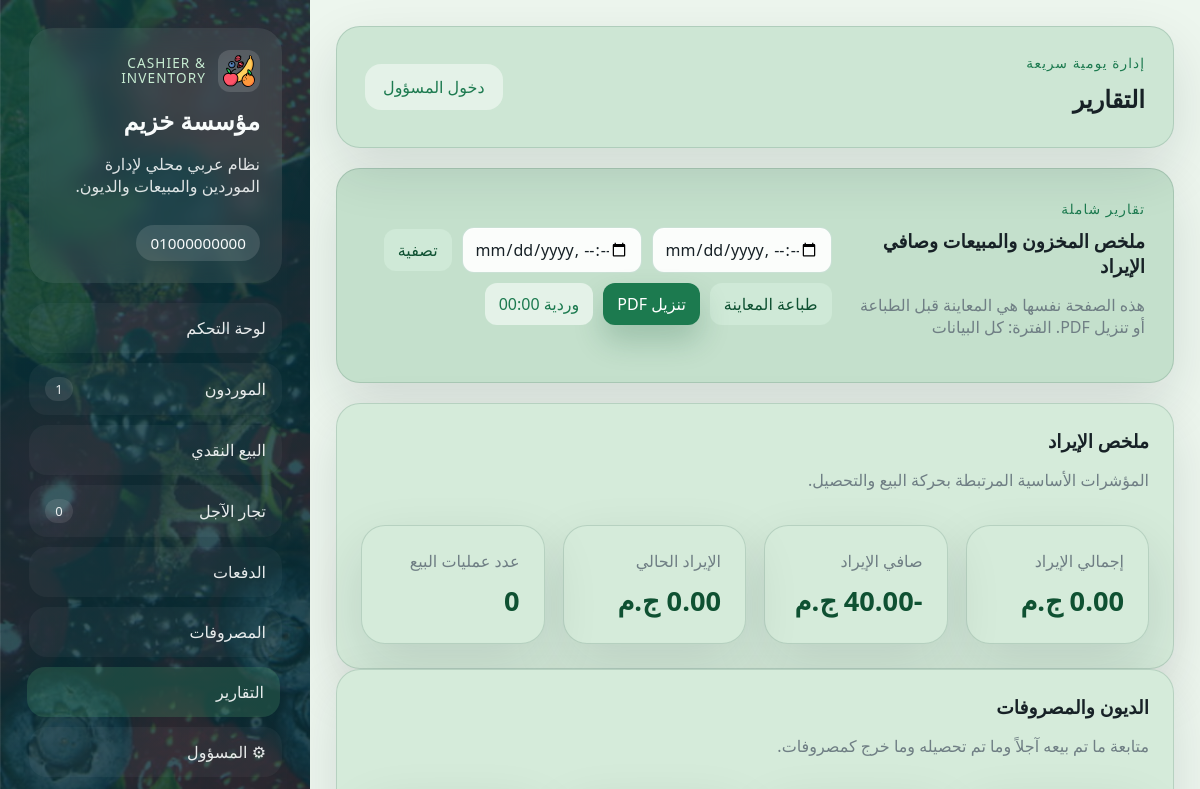
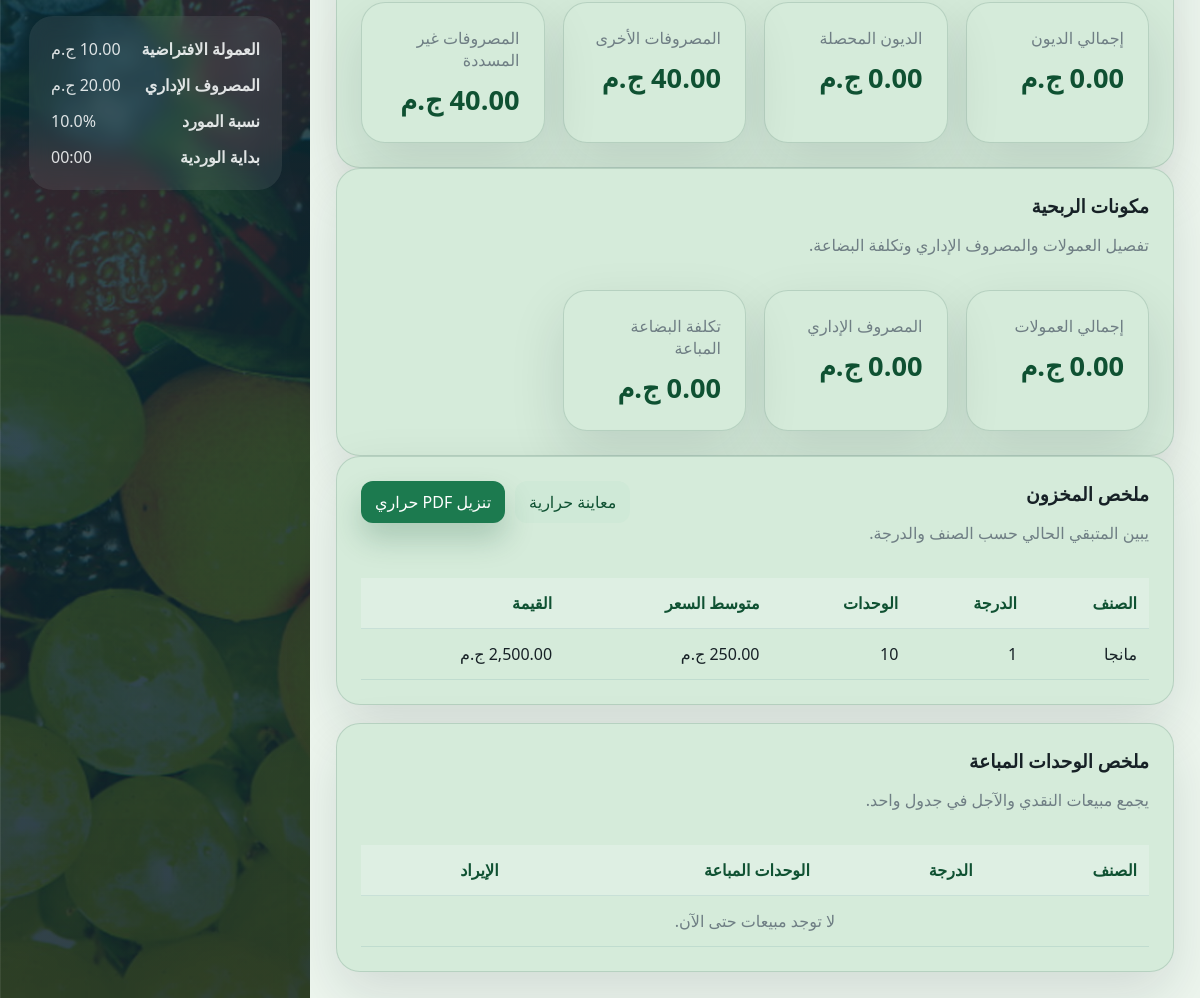
The page /reports on the database as committed earlier (2 pictures, top to bottom).
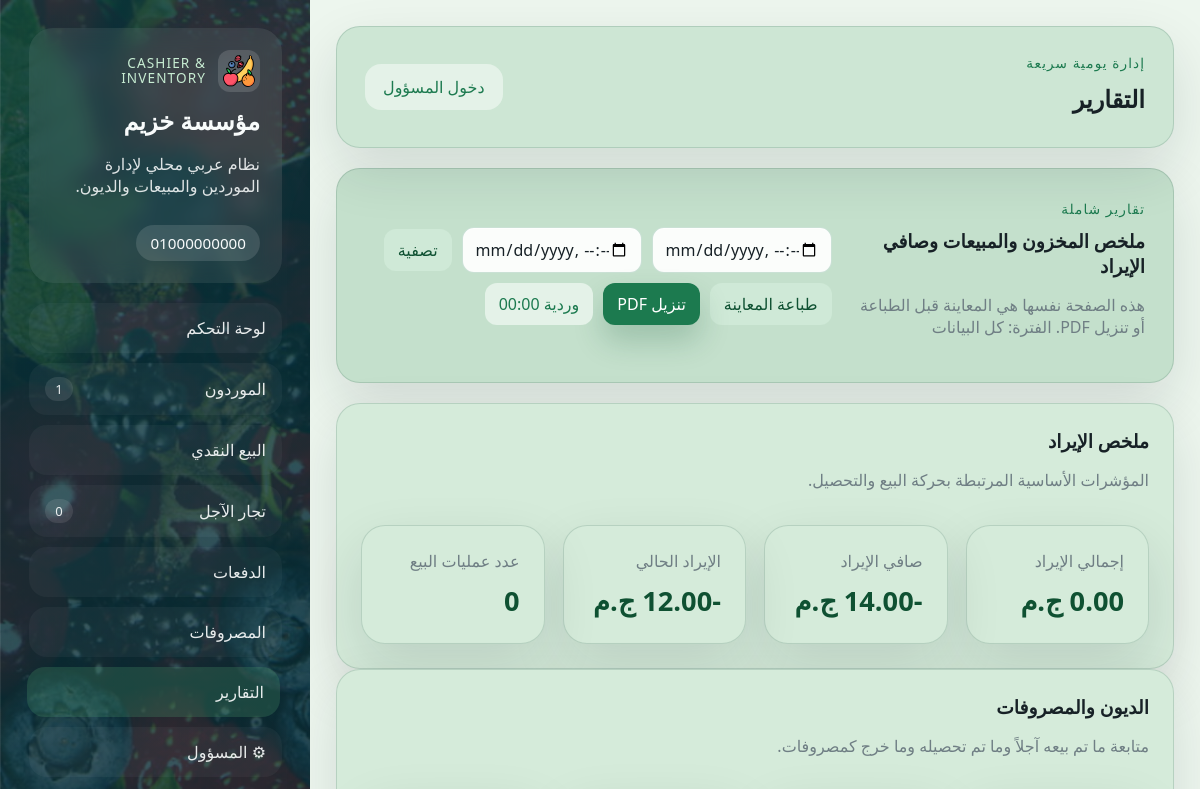
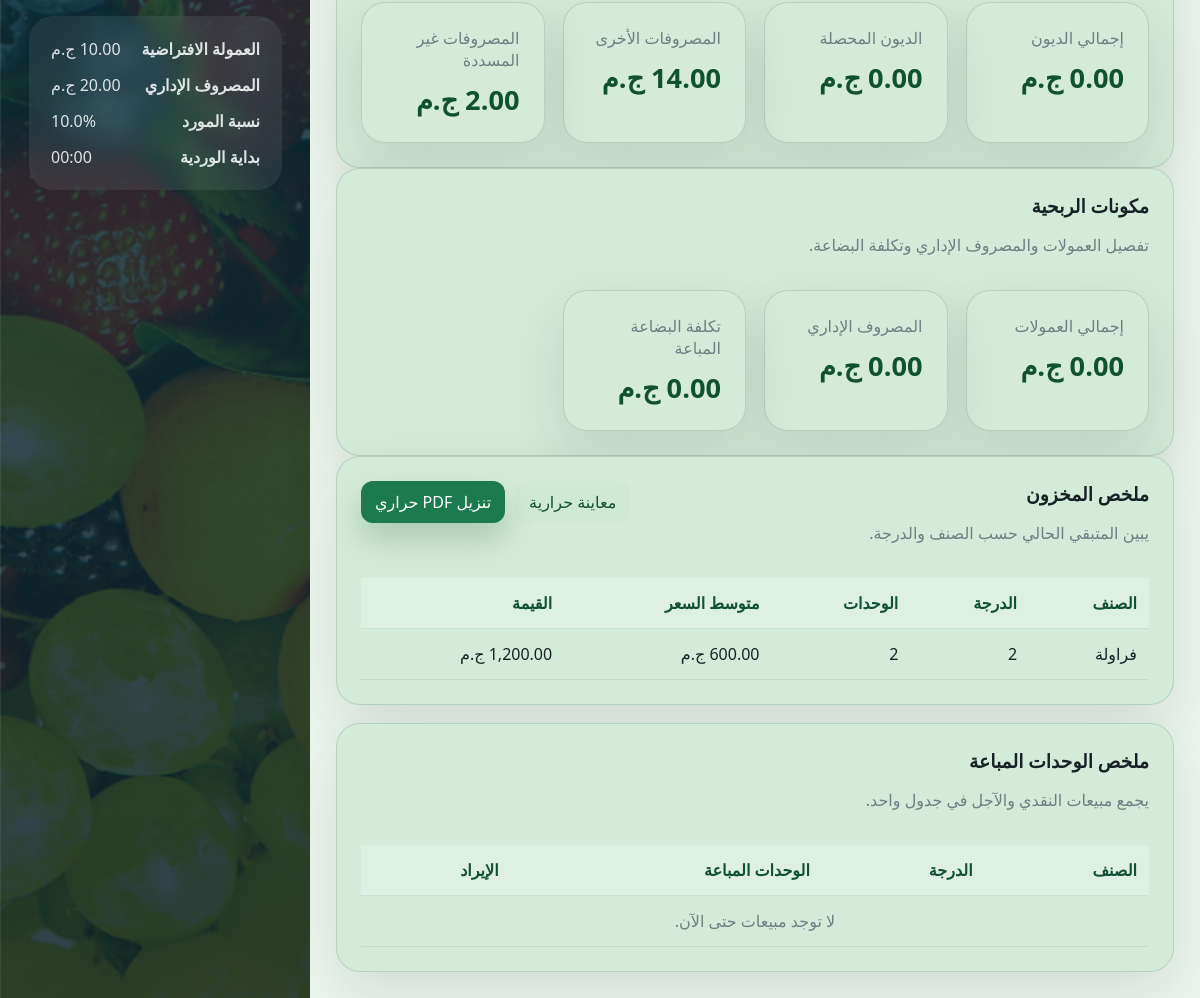
The same page on the database as committed later (2 pictures, top to bottom).
### models/supplier.py (models this page shows, shortened)
class Supplier(Base):
    __tablename__ = "suppliers"
    id: Mapped[int] = mapped_column(Integer, primary_key=True)
    date: Mapped[datetime] = mapped_column(DateTime, nullable=False, default=datetime.now)
    supplier_name: Mapped[str] = mapped_column(String(120), nullable=False)
    fruit_name: Mapped[str] = mapped_column(String(120), nullable=False)
    units_count: Mapped[int] = mapped_column(Integer, nullable=False)
    remaining_units: Mapped[int] = mapped_column(Integer, nullable=False)
    class_number: Mapped[str] = mapped_column(String(50), nullable=False)
    price_per_unit: Mapped[float] = mapped_column(Float, nullable=False)
    kilograms_per_unit: Mapped[float] = mapped_column(Float, nullable=False, default=0.0)
    supplier_profit_percentage: Mapped[float] = mapped_column(Float, nullable=False, default=0.0)
    total_price: Mapped[float] = mapped_column(Float, nullable=False)
    notes: Mapped[str | None] = mapped_column(Text, nullable=True)
    is_cleared: Mapped[bool] = mapped_column(Boolean, nullable=False, default=False)
    allocations = relationship(
        "InventoryAllocation", back_populates="supplier", cascade="all, delete-orphan"
    )

### routes/admin_routes.py (the view)
@admin_bp.route("/reports")
def reports():
    db_session = get_session()
    date_from = request.args.get("date_from", "").strip()
    date_to = request.args.get("date_to", "").strip()
    inventory_rows = inventory_summary(db_session, date_from=date_from or None, date_to=date_to or None)
    sold_rows = sold_units_summary(db_session, date_from or None, date_to or None)
    breakdown = revenue_breakdown(db_session, date_from or None, date_to or None)
    context = {
        **build_base_context(db_session),
        "page_title": "التقارير",
        "inventory_rows": inventory_rows,
        "sold_rows": sold_rows,
        "breakdown": breakdown,
        "date_from": date_from,
        "date_to": date_to,
        "period_label": filtered_period_label(date_from or None, date_to or None),
    }
    return render_template("reports.html", **context)

### models/__init__.py (called while the page is built)
def init_app(app):
    global engine
    database_uri = app.config["DATABASE_URI"]
    connect_args = {"check_same_thread": False} if database_uri.startswith("sqlite") else {}
    engine = create_engine(database_uri, future=True, connect_args=connect_args)
    SessionLocal.configure(bind=engine)
    from models.expense import Expense
    from models.inventory_allocation import InventoryAllocation
    from models.payment import Payment
    from models.retail_transaction import RetailTransaction
    from models.settings import Settings
    from models.special_retailer import SpecialRetailer
    from models.supplier import Supplier
    Base.metadata.create_all(bind=engine)
    ensure_sqlite_columns()
    @app.teardown_appcontext
    def shutdown_session(exception=None):
        SessionLocal.remove()

def get_session():
    return SessionLocal()

### utils/helpers.py (called while the page is built, shortened)
def parse_filter_datetime(value: str | None, end_of_day: bool = False) -> datetime | None:
    if not value:
        return None

def currency_filter(value) -> str:
    return f"{float(value or 0):,.2f} ج.م"

def get_or_create_settings(db_session) -> Settings:
    settings = db_session.get(Settings, 1)
    if settings:
        return settings

### templates/reports.html (shortened to what the changed rows need)
{% extends "base.html" %}
{% block content %}
<section class="panel">
    <div class="kpi-grid report-kpi-grid">
        <article class="kpi-card">
            <span>صافي الإيراد</span>
            <strong>{{ breakdown.net_revenue|currency }}</strong>
        </article>
        <article class="kpi-card">
            <span>الإيراد الحالي</span>
            <strong>{{ breakdown.current_revenue|currency }}</strong>
        </article>
    </div>
</section>
<section class="panel">
    <div class="kpi-grid report-kpi-grid">
        <article class="kpi-card">
            <span>المصروفات الأخرى</span>
            <strong>{{ breakdown.other_expenses_total|currency }}</strong>
        </article>
        <article class="kpi-card">
            <span>المصروفات غير المسددة</span>
            <strong>{{ breakdown.unpaid_other_expenses_total|currency }}</strong>
        </article>
    </div>
</section>
<section class="content-grid single-wide">
    <article class="panel">
        <div class="table-wrap records-scroll">
            <table>
                <thead>
                    <tr>
                        <th>الصنف</th>
                        <th>الدرجة</th>
                        <th>الوحدات</th>
                        <th>متوسط السعر</th>
                        <th>القيمة</th>
                    </tr>
                </thead>
                <tbody>
                    {% for row in inventory_rows %}
                        <tr>
                            <td>{{ row.fruit_name }}</td>
                            <td>{{ row.class_number }}</td>
                            <td>{{ row.remaining_units }}</td>
                            <td>{{ row.avg_price|currency }}</td>
                            <td>{{ row.total_value|currency }}</td>
                        </tr>
                    {% else %}
                        <tr><td colspan="5" class="empty-state">لا يوجد مخزون حالياً.</td></tr>
                    {% endfor %}
                </tbody>
            </table>
        </div>
    </article>
    <article class="panel">
        <div class="table-wrap records-scroll">
            <table>
                <thead>
                    <tr>
                        <th>الصنف</th>
                        <th>الدرجة</th>
                        <th>الوحدات المباعة</th>
                        <th>الإيراد</th>
                    </tr>
                </thead>
            </table>
        </div>
    </article>
</section>
{% endblock %}

Rows that differ between the two databases and show on the page:
changed Supplier: fruit_name "مانجا" → "فراولة"; class_number "1" → "2"; remaining_units "10" → "2"; avg_price "250.00 ج.م" → "600.00 ج.م"; total_value "2,500.00 ج.م" → "1,200.00 ج.م"
Other text that changed with them:
{{ breakdown.net_revenue|currency }}: "-40.00 ج.م" → "-14.00 ج.م"
{{ breakdown.current_revenue|currency }}: "0.00 ج.م" → "-12.00 ج.م"
{{ breakdown.other_expenses_total|currency }}: "40.00 ج.م" → "14.00 ج.م"
{{ breakdown.unpaid_other_expenses_total|currency }}: "40.00 ج.م" → "2.00 ج.م"
